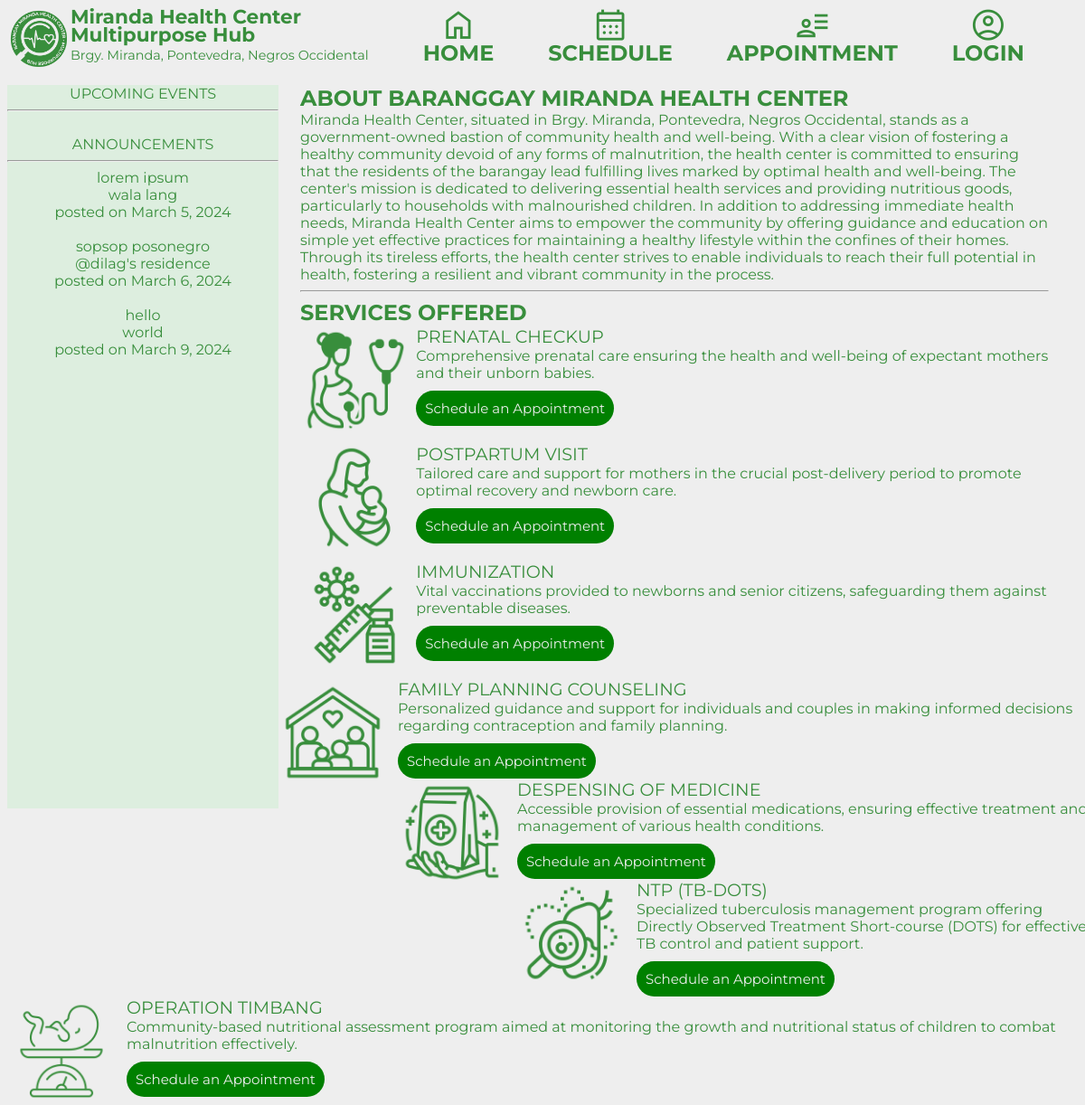
The page / on the database its author committed.
### tables this page shows
CREATE TABLE `announcementtbl` (
  `announcementID` int(11) NOT NULL,
  `announcementTitle` varchar(50) NOT NULL,
  `announcementNote` text NOT NULL,
  `announcementDate` date NOT NULL
);

### dashboard/controller/dashboard-controller.php (called while the page is built, shortened)
<?php
$servername = "localhost";
$username = "root";
$password = "";
$database = "group17";
$conn = mysqli_connect($servername, $username, $password, $database);
function announcement(){
    global $conn;
    $query = "SELECT * FROM announcementtbl;";
    $result = mysqli_query($conn, $query);
    return $result;
}

### index.php (the view, shortened to what this page needs)
<?php
    require_once('dashboard/controller/dashboard-controller.php');
    $announcements = announcement();
?>
<!DOCTYPE html>
<html lang="en">
<head>
    <link rel="stylesheet" href="css/style.css">
    <link rel="stylesheet" href="css/sidebar-style.css">
</head>
<body>
    <div class="menu-container">
        <div>
        <img src="media/bmhcmh-logo.png" style="height: 70px; margin: none;">
        </div>
        <div class="menu-title">
            <span style="font-size: 0.9em; font-weight:bolder;">Miranda Health Center<br>
                Multipurpose Hub<br></span>
            <span style="font-size:0.6em;">Brgy. Miranda, Pontevedra, Negros Occidental</span>
        </div>
        <div class="menu-item"><a href="index.php">
            <span class="material-symbols-outlined" style="font-size:1.7em;">home</span><br>HOME</a>
        </div>
        <div class="menu-item"><a href="schedule/schedule-menu.php">
            <span class="material-symbols-outlined" style="font-size:1.7em;">calendar_month</span><br>SCHEDULE</a>
        </div>
        <div class="menu-item"><a href="appointment/add-appointment.php">
            <span class="material-symbols-outlined" style="font-size:1.7em;">user_attributes</span><br>APPOINTMENT</a>
        </div>
        <div class="menu-item"> <a href="admLogin/login.php">
            <span class="material-symbols-outlined" style="font-size:1.7em;">account_circle</span><br>
           LOGIN</a>
        </div>
    </div>
    <div class="sidebar-container">
        <div class="sidebar-wrapper">
        UPCOMING EVENTS
        <hr>
        <br>
        ANNOUNCEMENTS
        <hr>
        <?php
            while ($row = mysqli_fetch_assoc($announcements)) {
                $formatted_date = date('F j, Y', strtotime($row['announcementDate']));
                ?>
                <?php echo $row['announcementTitle']; ?> <br>
                <?php echo $row['announcementNote']; ?> <br>
                posted on <?php echo $formatted_date; ?> <br>
                <br>
            <?php
            }
            ?>
        </div>
    </div>
    <div class="content">
            <h class="title">ABOUT BARANGGAY MIRANDA HEALTH CENTER</h><br>
        <span>
        Miranda Health Center, situated in Brgy. Miranda, Pontevedra, Negros Occidental, stands as a government-owned bastion of
        community health and well-being. With a clear vision of fostering a healthy community devoid of any forms of malnutrition,
        the health center is committed to ensuring that the residents of the barangay lead fulfilling lives marked by optimal health
        and well-being. The center's mission is dedicated to delivering essential health services and providing nutritious goods,
        particularly to households with malnourished children. In addition to addressing immediate health needs, Miranda Health
        Center aims to empower the community by offering guidance and education on simple yet effective practices for maintaining a
        healthy lifestyle within the confines of their homes. Through its tireless efforts, the health center strives to enable
        individuals to reach their full potential in health, fostering a resilient and vibrant community in the process.
        </span><br>
        <hr>
            <h class="title">SERVICES OFFERED</h><br>
            <div>
            <img src="media/home-icons/s1.png" class="service-icon">
            <span style="font-size: 1.2em">PRENATAL CHECKUP</span><br>
            <span>Comprehensive prenatal care ensuring the health and well-being of expectant mothers and their unborn babies. </span><br>
            <a href="appointment/add-appointment.php">
            <button>Schedule an Appointment</button><a>
            </div><br>
            <div>
            <img src="media/home-icons/s2.png" class="service-icon">
            <span style="font-size: 1.2em">POSTPARTUM VISIT</span><br>
            <span>Tailored care and support for mothers in the crucial post-delivery period to promote optimal recovery and newborn care. </span><br>
            <button>Schedule an Appointment</button>
            </div><br>
            <img src="media/home-icons/s3.png" class="service-icon">
            <span style="font-size: 1.2em">IMMUNIZATION</span><br>
            <span>Vital vaccinations provided to newborns and senior citizens, safeguarding them against preventable diseases.</span><br>
            <button>Schedule an Appointment</button>
            </div><br>
            <img src="media/home-icons/s4.png" class="service-icon">
            <span style="font-size: 1.2em">FAMILY PLANNING COUNSELING</span><br>
            <span>Personalized guidance and support for individuals and couples in making informed decisions regarding contraception and family planning.</span><br>
            <button>Schedule an Appointment</button>
            </div><br>
            <img src="media/home-icons/s5.png" class="service-icon">
            <span style="font-size: 1.2em">DESPENSING OF MEDICINE</span><br>
            <span>Accessible provision of essential medications, ensuring effective treatment and management of various health conditions.</span><br>
            <button>Schedule an Appointment</button>
            </div><br>
            <img src="media/home-icons/s6.png" class="service-icon">
            <span style="font-size: 1.2em">NTP (TB-DOTS)</span><br>
            <span>Specialized tuberculosis management program offering Directly Observed Treatment Short-course (DOTS) for effective TB control and patient support.</span><br>
            <button>Schedule an Appointment</button>
            </div><br>
            <img src="media/home-icons/s7.png" class="service-icon">
            <span style="font-size: 1.2em">OPERATION TIMBANG</span><br>
            <span>Community-based nutritional assessment program aimed at monitoring the growth and nutritional status of children to combat malnutrition effectively.</span><br>
            <button>Schedule an Appointment</button>
            </div><br>
</body>
</html>

### css/style.css (style rules this page uses)
body { background: #eeeeee; font-family: "Montserrat", sans-serif; color: #388e3c; font-size: 100%; height: 100vh; width: 100vw; overflow-x: hidden; }
a { text-decoration: none; color: #388e3c; }
.menu-container { width: 100%; margin-bottom: 1%; background-color: #eeeeee; display: flex; color: #388e3c; }
.menu-item { margin-right: 5%; font-size: 1.5em; line-height: 80%; font-weight: bolder; text-align: center; }
.menu-title { margin-right: 5%; font-size: 1.5em; line-height: 80%; }
.content { margin-left: 26%; padding-left: 1%; padding-right: 4%; }
button { width: auto; height: auto; padding: 10px; font-family: "Montserrat", sans-serif; font-size: 15px; background-color: green; color: #eeeeee; margin-top: 10px; border: none; border-radius: 50px; cursor: pointer; }
.title { font-weight: bolder; font-size: 1.5em; margin-bottom: 1%; }
.service-icon { height: 120px; width: 120px; margin-right: 1%; float: left; }

### css/sidebar-style.css (style rules this page uses)
.sidebar-container { width: 25%; height: 100%; background-color: #ddeedf; float: left; color: #388e3c; text-align: center; overflow: hidden; }

### rows shown on the page
announcementtbl: announcementTitle "lorem ipsum", announcementNote "wala lang", announcementDate "March 5, 2024"
announcementtbl: announcementTitle "sopsop posonegro", announcementNote "@dilag's residence", announcementDate "March 6, 2024"
announcementtbl: announcementTitle "hello", announcementNote "world", announcementDate "March 9, 2024"
